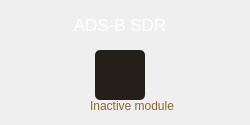
   <widget class="QFrame" name="sdrmodule">
    <property name="geometry">
     <rect>
      <x>312</x>
      <y>201</y>
      <width>250</width>
      <height>125</height>
     </rect>
    </property>
    <property name="styleSheet">
     <string notr="true">background: qradialgradient(cx:1.0, cy:0.0, radius: 3.0,
              fx:1.0, fy:0.0, stop:0 rgba(2, 2, 2, 0.75), stop:1 rgba(143, 99, 41, 0.75));
border-radius: 5px;
</string>
    </property>
    <property name="frameShape">
     <enum>QFrame::StyledPanel</enum>
    </property>
    <property name="frameShadow">
     <enum>QFrame::Raised</enum>
    </property>
    <widget class="QLabel" name="locationlabel_2">
     <property name="geometry">
      <rect>
       <x>40</x>
       <y>10</y>
       <width>160</width>
       <height>30</height>
      </rect>
     </property>
     <property name="font">
      <font>
       <pointsize>13</pointsize>
       <weight>50</weight>
       <bold>false</bold>
      </font>
     </property>
     <property name="styleSheet">
      <string notr="true">background-color: rgba(255, 255, 255, 0);
border: 0px;
color: rgb(255, 255, 255);</string>
     </property>
     <property name="lineWidth">
      <number>0</number>
     </property>
     <property name="text">
      <string>ADS-B SDR</string>
     </property>
     <property name="alignment">
      <set>Qt::AlignCenter</set>
     </property>
    </widget>
    <widget class="QLabel" name="adsstatus">
     <property name="geometry">
      <rect>
       <x>90</x>
       <y>100</y>
       <width>120</width>
       <height>11</height>
      </rect>
     </property>
     <property name="font">
      <font>
       <pointsize>9</pointsize>
       <weight>50</weight>
       <bold>false</bold>
      </font>
     </property>
     <property name="styleSheet">
      <string notr="true">background-color: rgba(255, 255, 255, 0);
border: 0px;
color: rgb(143, 99, 41);</string>
     </property>
     <property name="lineWidth">
      <number>0</number>
     </property>
     <property name="text">
      <string>Inactive module</string>
     </property>
     <property name="alignment">
      <set>Qt::AlignLeading|Qt::AlignLeft|Qt::AlignVCenter</set>
     </property>
    </widget>
    <widget class="QLabel" name="label_5">
     <property name="geometry">
      <rect>
       <x>95</x>
       <y>50</y>
       <width>50</width>
       <height>50</height>
      </rect>
     </property>
     <property name="autoFillBackground">
      <bool>false</bool>
     </property>
     <property name="styleSheet">
      <string notr="true">background: #241F19;
box-shadow: inset 3px 3px 3px rgba(7, 6, 5, 0.25), inset -2px -2px 2px rgba(143, 99, 41, 0.25);
border-radius: 5px;
border-radius: 5px;</string>
     </property>
     <property name="frameShape">
      <enum>QFrame::Box</enum>
     </property>
     <property name="frameShadow">
      <enum>QFrame::Sunken</enum>
     </property>
     <property name="lineWidth">
      <number>33</number>
     </property>
     <property name="text">
      <string/>
     </property>
     <property name="pixmap">
      <pixmap>pics/HMI/icon/ADS-B SDR.svg</pixmap>
     </property>
     <property name="scaledContents">
      <bool>false</bool>
     </property>
     <property name="alignment">
      <set>Qt::AlignCenter</set>
     </property>
    </widget>
    <widget class="QLabel" name="label_12">
     <property name="geometry">
      <rect>
       <x>70</x>
       <y>100</y>
       <width>13</width>
       <height>11</height>
      </rect>
     </property>
     <property name="styleSheet">
      <string notr="true">background-color: rgba(255, 255, 255, 0);
border: 0px;</string>
     </property>
     <property name="text">
      <string/>
     </property>
     <property name="pixmap">
      <pixmap>pics/HMI/icon/eye icon.svg</pixmap>
     </property>
     <property name="scaledContents">
      <bool>false</bool>
     </property>
    </widget>
   </widget>
